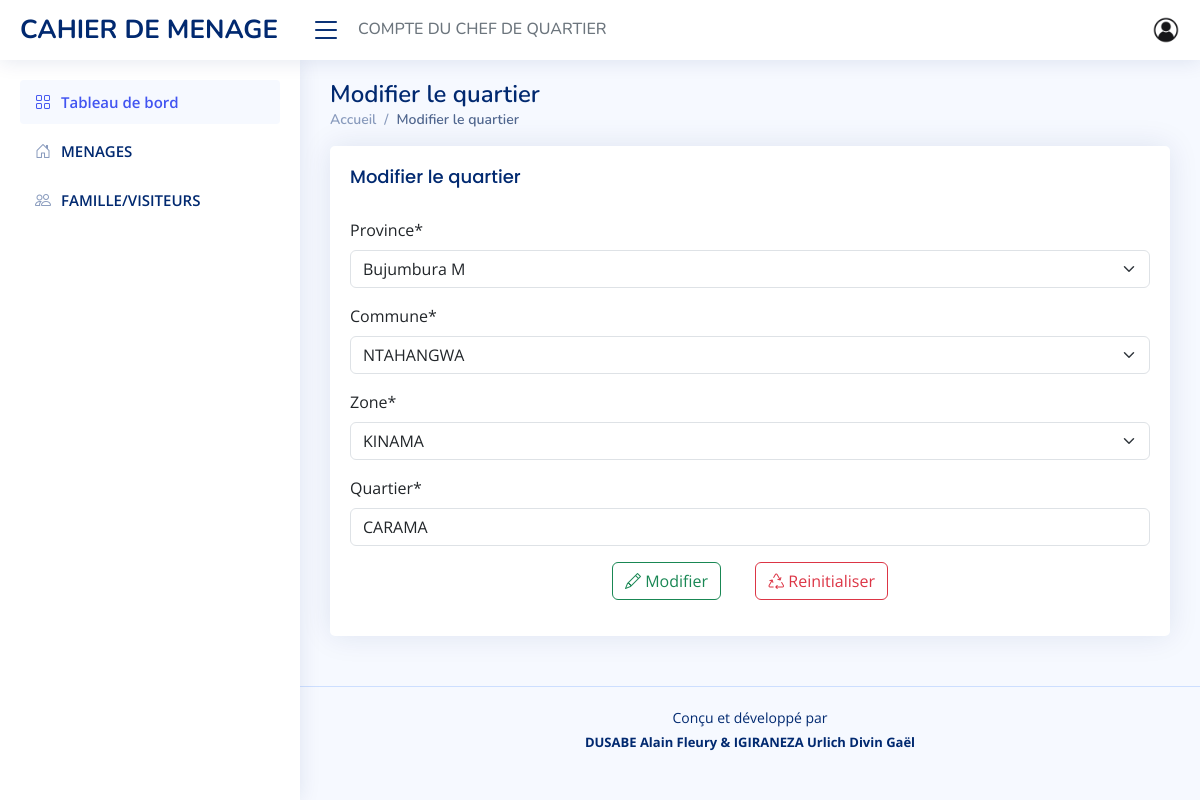
The app's page /quartier/edit/1 (signed in) with its own data.
### app/models/province.py (models this page shows)
class Province (models.Model):
    province = models.CharField(max_length=15, unique=True)
    def __str__(self) -> str:
        return self.province

### app/models/commune.py (models this page shows)
class Commune (models.Model):
    province = models.ForeignKey(Province, on_delete=models.CASCADE)
    commune = models.CharField(max_length=15, unique=True)
    def __str__(self) -> str:
        return self.commune

### app/models/zone.py (models this page shows)
class Zone (models.Model):
    province=models.ForeignKey(Province, on_delete=models.CASCADE,null=True,related_name='provinces')
    commune=models.ForeignKey(Commune, on_delete=models.CASCADE,null=True,related_name='communes')
    zone = models.CharField(max_length=15, unique=True)
    def __str__(self) -> str:
        return self.zone

### app/models/quartier.py (models this page shows)
class Quartier (models.Model):
    province=models.ForeignKey(Province, on_delete=models.CASCADE,null=True,related_name='_provinces')
    commune=models.ForeignKey(Commune, on_delete=models.CASCADE,null=True,related_name='_communes')
    zone = models.ForeignKey(Zone, on_delete=models.CASCADE,null=True,related_name='_zones')
    quartier = models.CharField(max_length=15, unique=True)
    def __str__(self) -> str:
        return self.quartier

### app/views/quartier.py (the view)
# urls.py: path('quartier/edit/<int:id>', quartier.edit_quartier, name ='edit_quartier'),
@login_required(login_url ='login')
def edit_quartier(request, id):
    assert isinstance(request, HttpRequest)
    page_title = 'Modifier le quartier'
    template = 'app/settings/quartier/edit.html'
    if request.method == 'GET':
        if id == 0:
            form = QuartierForm()
        else:
            quartier = Quartier.objects.get(pk=id)
            print(quartier)
            form = QuartierForm(instance=quartier)
        context = {
            'form': form,
            'page_title': page_title
        }
        return render(
            request,
            template_name=template,
            context=context
        )

### app/forms/quartier.py
class QuartierForm (ModelForm) :
    class Meta :
        model = Quartier
        fields = ['province','commune','zone','quartier']
    def __init__(self, *args, **kwargs):
        super().__init__(*args, **kwargs)
        if 'province' in self.data:
                try:
                    province_id = int(self.data.get('province'))
                    self.fields['commune'].queryset = Commune.objects.filter(province_id=province_id).order_by('province')
                except (ValueError, TypeError):
                    pass  # invalid input from the client; ignore and fallback to empty City queryset
        elif self.instance.pk:
                self.fields['commune'].queryset = self.instance.province.commune_set.order_by('commune')
        if 'commune' in self.data:
            try:
                commune_id = int(self.data.get('commune'))
                print(commune_id,'dddd')
                self.fields['zone'].queryset = Zone.objects.filter(commune_id=commune_id).order_by('zone')
            except (ValueError, TypeError):
                pass  # invalid input from the client; ignore and fallback to empty City queryset
        elif self.instance.pk:
            pass

### app/templatetags/user_tags.py (called while the page is built)
@register.filter
def user_belongs_to_group(user, group_name):
    return user.groups.filter(name=group_name).exists()

### app/templates/app/settings/quartier/edit.html (shortened to what this page needs)
{% extends 'app/layouts/default.html' %}
{% block content %}
{% load crispy_forms_tags %}
<section class="section">
    <div class="row">
        <div class="col-lg-12">
            <div class="card">
                <div class="card-body">
                    <h5 class="card-title">{{page_title}}</h5>
                    <form action="{% url 'update_quartier' form.instance.pk %}" method="POST" class="mt-3">
                        <div class="form-group">
                            {{ form|crispy}}
                        </div>
                        <div class="text-center mt-3 mb-3">
                            <button type="submit" style="margin-right: 30px;"
                                class="btn btn-outline-success"><i class="bi bi-pencil"></i> Modifier</button>
                            <button type="reset" class="btn btn-outline-danger"><i class="bi bi-recycle"></i> Reinitialiser</button>
                        </div>
                    </form>
                </div>
            </div>
        </div>
    </div>
</section>
{% endblock %}

### app/static/app/css/style.css (style rules this page uses)
:root { scroll-behavior: smooth; }
body { font-family: "Open Sans", sans-serif; background: #f6f9ff; color: #444444; }
h1, h2, h3, h4, h5, h6 { font-family: "Nunito", sans-serif; }
.card { margin-bottom: 30px; border: none; border-radius: 5px; box-shadow: 0px 0 30px rgba(1, 41, 112, 0.1); }
.card-title { padding: 20px 0 15px 0; font-size: 18px; font-weight: 500; color: #012970; font-family: "Poppins", sans-serif; }
.card-body { padding: 0 20px 20px 20px; }

### records on screen
Province: province "Bujumbura M"
Commune: commune "NTAHANGWA"
Zone: zone "KINAMA"
Quartier: quartier "CARAMA"

### other values on screen
{{ page_title }} "Modifier le quartier"
